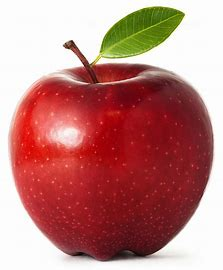
#> input picture openCV_class(cv2)/img/apple.jpg, 223 x 270 px
$ python b_exam.py
#> lines starting #> are read from the running program, lines starting #| are printed output that depends on the picture
import cv2

image = cv2.imread('../img/apple.jpg')
#> image is the input picture: shape (270, 223, 3); mean B, G, R 126.6, 130.6, 190.2
(h, w) = image.shape[:2]
#> h = 270; w = 223
center = (w / 2, h / 2)
#> center = (111.5, 135)

M = cv2.getRotationMatrix2D(center, 45, 1.0)
#회전, 이동, 크기조절, 기울기
rotated_image = cv2.warpAffine(image, M, (w, h))
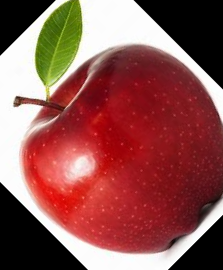
#> rotated_image: shape (270, 223, 3); mean B, G, R 81.8, 85.6, 145

while True:
    cv2.imshow('Tiled Image', rotated_image)
    if cv2.waitKey(1) & 0xFF  == ord('q'):
#> (key q is pressed here)
        break

cv2.destroyAllWindows()

$ run again, with openCV_class(cv2)/img/b.jpg copied over openCV_class(cv2)/img/apple.jpg
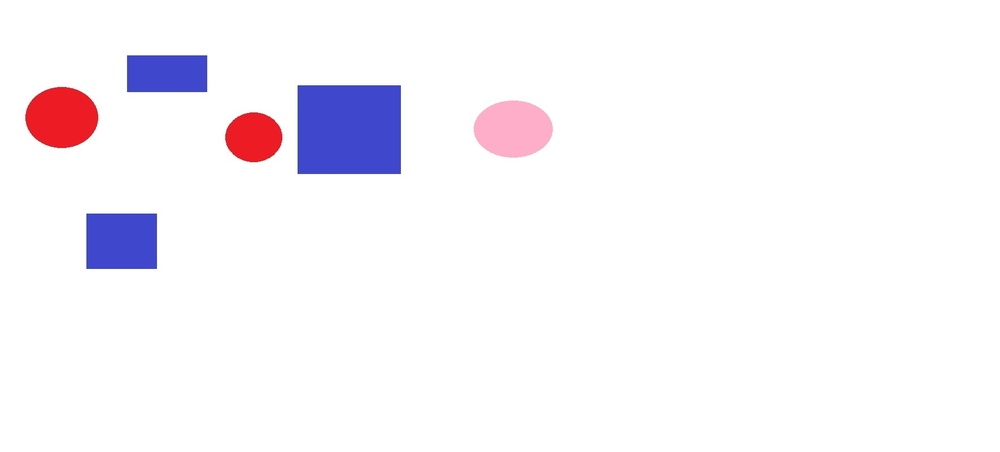
#> input picture openCV_class(cv2)/img/b.jpg, 1000 x 452 px, shrunk from 1771 x 800 before the run
#> image is the input picture: shape (452, 1000, 3); mean B, G, R 249.8, 244.9, 247.8
#> `rotated_image = cv2.warpAffine(image, M, (w, h))`:
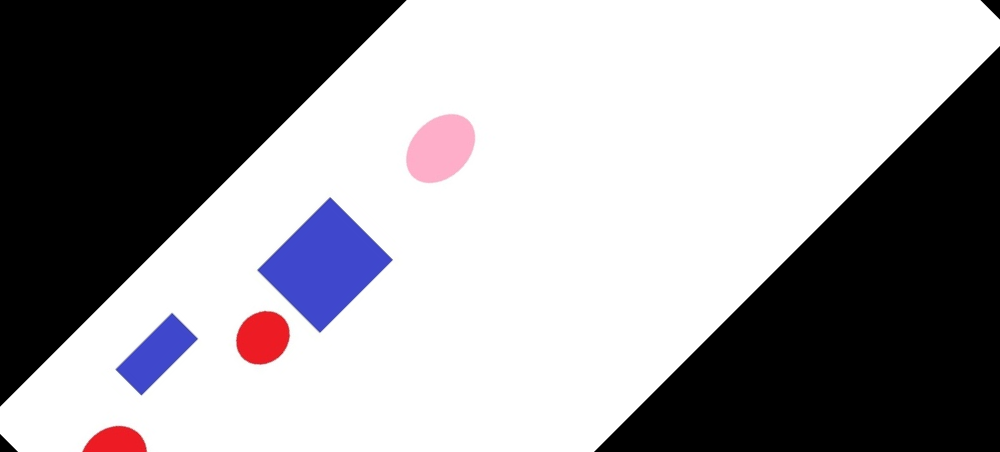
#> rotated_image: shape (452, 1000, 3); mean B, G, R 158, 154.3, 156.2
